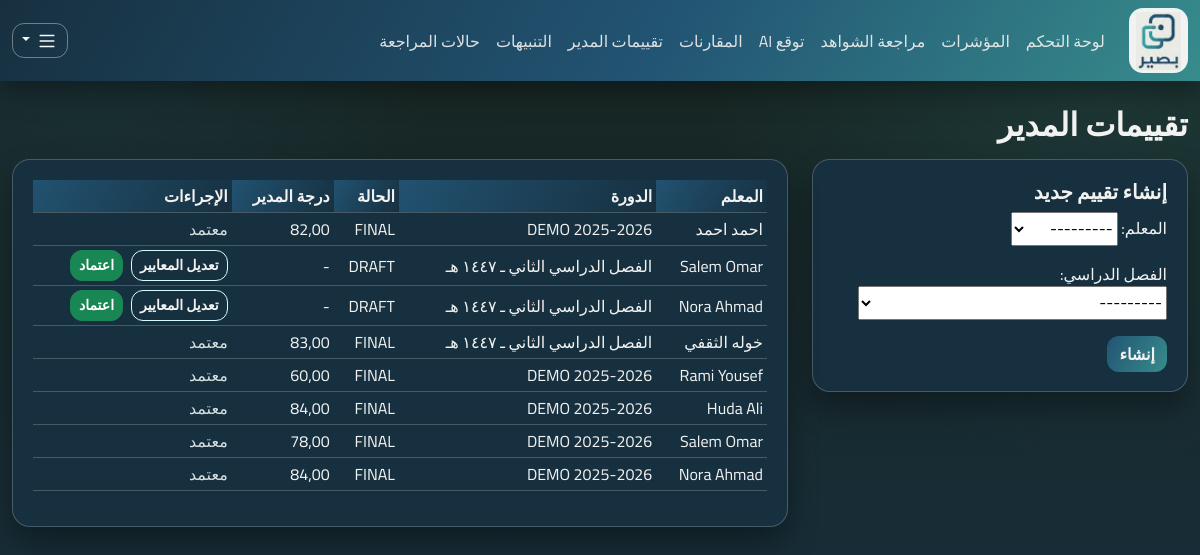
Page /evaluations/ (signed in) on the committed database.
### apps/evaluations/models.py (models this page shows)
class ManagerEvaluation(models.Model):
    class Status(models.TextChoices):
        DRAFT = "DRAFT", "Draft"
        FINAL = "FINAL", "Final"
    teacher = models.ForeignKey("teachers.Teacher", on_delete=models.CASCADE, related_name="evaluations")
    cycle = models.ForeignKey("cycles.EvaluationCycle", on_delete=models.CASCADE, related_name="evaluations")
    manager = models.ForeignKey("accounts.User", on_delete=models.PROTECT, related_name="manager_evaluations")
    status = models.CharField(max_length=12, choices=Status.choices, default=Status.DRAFT)
    finalized_at = models.DateTimeField(null=True, blank=True)
    created_at = models.DateTimeField(auto_now_add=True)
    class Meta:
        constraints = [
            models.UniqueConstraint(fields=["teacher", "cycle"], name="uq_eval_teacher_cycle"),
        ]
        indexes = [models.Index(fields=["cycle", "status"])]

class ScoreSummary(models.Model):
    evaluation = models.OneToOneField(ManagerEvaluation, on_delete=models.CASCADE, related_name="summary")
    manager_total_score = models.DecimalField(max_digits=5, decimal_places=2)
    rating_level = models.CharField(max_length=32)
    calculated_at = models.DateTimeField(auto_now=True)
    class Meta:
        constraints = [
            models.CheckConstraint(
                check=models.Q(manager_total_score__gte=0, manager_total_score__lte=100),
                name="ck_manager_total_0_100",
            ),
        ]

### apps/teachers/models.py (models this page shows)
class Teacher(models.Model):
    user = models.OneToOneField("accounts.User", on_delete=models.CASCADE, related_name="teacher_profile")
    school = models.ForeignKey("schools.School", on_delete=models.PROTECT, related_name="teachers")
    employee_id = models.CharField(max_length=50, unique=True)
    is_active = models.BooleanField(default=True)
    created_at = models.DateTimeField(auto_now_add=True)
    class Meta:
        indexes = [models.Index(fields=["school", "employee_id"])]
    def __str__(self) -> str:
        return self.user.get_full_name() or self.user.username

### apps/accounts/models.py (models this page shows)
class User(AbstractUser):
    class Role(models.TextChoices):
        TEACHER = "TEACHER", "Teacher"
        LEADER = "LEADER", "Leader"
        ADMIN = "ADMIN", "Admin"
    role = models.CharField(max_length=16, choices=Role.choices, default=Role.TEACHER)
    school = models.ForeignKey("schools.School", null=True, blank=True, on_delete=models.SET_NULL)
    class Meta:
        indexes = [models.Index(fields=["role", "school"])]

### apps/cycles/models.py (models this page shows)
class EvaluationCycle(models.Model):
    school = models.ForeignKey("schools.School", on_delete=models.CASCADE, related_name="cycles")
    name = models.CharField(max_length=100)
    start_date = models.DateField()
    end_date = models.DateField()
    is_active = models.BooleanField(default=True)
    created_at = models.DateTimeField(auto_now_add=True)
    class Meta:
        constraints = [
            models.UniqueConstraint(fields=["school", "name"], name="uq_cycle_school_name"),
            models.CheckConstraint(check=models.Q(end_date__gte=models.F("start_date")), name="ck_cycle_dates_order"),
        ]
        indexes = [models.Index(fields=["school", "is_active"])]
    def __str__(self) -> str:
        return f"{self.school.code}:{self.name}"

### apps/ui/views.py (the view)
# urls.py: path("evaluations/", views.evaluations_page, name="evaluations"),
@login_required
def evaluations_page(request: HttpRequest) -> HttpResponse:
    if not _require_roles(request.user, [User.Role.LEADER, User.Role.ADMIN]):
        messages.error(request, "إدارة التقييمات متاحة فقط للقادة أو المديرين.")
        return redirect("ui:dashboard")
    evaluations = (
        _by_role_queryset(request.user, ManagerEvaluation)
        .select_related("teacher", "teacher__user", "cycle", "manager")
        .prefetch_related("items__criterion", "summary")
        .order_by("-created_at")
    )
    if request.method == "POST":
        form = EvaluationCreateForm(request.POST, user=request.user)
        if form.is_valid():
            data = form.cleaned_data
            existing = ManagerEvaluation.objects.filter(teacher=data["teacher"], cycle=data["cycle"]).first()
            if existing:
                messages.info(request, "يوجد تقييم مسبق لهذا المعلم في نفس الفصل الدراسي. تم فتح التقييم الحالي.")
                if existing.status == ManagerEvaluation.Status.DRAFT:
                    return redirect("ui:evaluation-items", evaluation_id=existing.id)
                return redirect("ui:evaluations")
            evaluation = ManagerEvaluation.objects.create(
                teacher=data["teacher"],
                cycle=data["cycle"],
                manager=request.user,
            )
            messages.success(request, "تم إنشاء التقييم. أدخل درجات المعايير الـ 11.")
            return redirect("ui:evaluation-items", evaluation_id=evaluation.id)
    else:
        form = EvaluationCreateForm(user=request.user)
    return render(request, "ui/evaluations.html", {"form": form, "evaluations": evaluations})

### apps/ui/forms.py (shortened to what this page needs)
class EvaluationCreateForm(forms.ModelForm):
    class Meta:
        model = ManagerEvaluation
        fields = ["teacher", "cycle"]
        labels = {
            "teacher": "المعلم",
            "cycle": "الفصل الدراسي",
        }
    def __init__(self, *args, **kwargs):
        self.user = kwargs.pop("user")
        super().__init__(*args, **kwargs)
        teacher_qs = Teacher.objects.select_related("user", "school")
        cycle_qs = EvaluationCycle.objects.select_related("school")
        if self.user.role == self.user.Role.LEADER:
            teacher_qs = teacher_qs.filter(school=self.user.school)
            cycle_qs = cycle_qs.filter(school=self.user.school)
        self.fields["teacher"].queryset = teacher_qs
        self.fields["cycle"].queryset = cycle_qs

### apps/ui/views.py (called while the page is built)
def _by_role_queryset(user: User, model, teacher_lookup: str = "teacher"):
    qs = model.objects.all()
    if user.role == User.Role.ADMIN:
        return qs
    if user.role == User.Role.LEADER:
        return qs.filter(**{f"{teacher_lookup}__school": user.school})
    return qs.filter(**{f"{teacher_lookup}__user": user})

def _require_roles(user: User, allowed: list[str]) -> bool:
    return user.is_authenticated and user.role in allowed

### apps/ui/templates/ui/evaluations.html (shortened to what this page needs)
{% extends "ui/base.html" %}
{% block content %}
<h2 class="mb-3">تقييمات المدير</h2>
<div class="row g-4">
  <div class="col-lg-4">
    <div class="card">
      <div class="card-body">
        <h5>إنشاء تقييم جديد</h5>
        <form method="post">
          {{ form.as_p }}
          <button class="btn btn-primary" type="submit">إنشاء</button>
        </form>
      </div>
    </div>
  </div>
  <div class="col-lg-8">
    <div class="card">
      <div class="card-body">
        <div class="table-responsive">
          <table class="table table-sm align-middle">
            <thead><tr><th>المعلم</th><th>الدورة</th><th>الحالة</th><th>درجة المدير</th><th>الإجراءات</th></tr></thead>
            <tbody>
            {% for e in evaluations %}
              <tr>
                <td>{{ e.teacher }}</td>
                <td>{{ e.cycle.name }}</td>
                <td>{{ e.status }}</td>
                <td>{% if e.summary %}{{ e.summary.manager_total_score }}{% else %}-{% endif %}</td>
                <td class="d-flex gap-2">
                  {% if e.status == 'DRAFT' %}
                    <a class="btn btn-outline-primary btn-sm" href="{% url 'ui:evaluation-items' e.id %}">تعديل المعايير</a>
                    <form method="post" action="{% url 'ui:evaluation-finalize' e.id %}">
                      <button class="btn btn-success btn-sm" type="submit">اعتماد</button>
                    </form>
                  {% else %}
                    <span class="text-muted">معتمد</span>
                  {% endif %}
                </td>
              </tr>
            {% empty %}
              <tr><td colspan="5" class="text-muted">لا توجد تقييمات حتى الآن.</td></tr>
            {% endfor %}
            </tbody>
          </table>
        </div>
      </div>
    </div>
  </div>
</div>
{% endblock %}

### apps/ui/templates/ui/base.html (style rules this page uses)
:root { --brand-primary: #225473; --brand-deep: #173040; --brand-accent: #378C8C; --accent-warm: #FFEDD4; --accent-cool: #D4FBFF; --bg-main: #182621; --text-main: #F2F2F0; --text-muted: #D6E1DF; --surface: #173040; --surface-soft: #225473; --line: rgba(242, 242, 240, 0.22); --shadow: 0 16px 30px rgba(0, 0, 0, 0.34); }
body { font-family: "Cairo", sans-serif; color: var(--text-main); background: radial-gradient(circle at 92% 8%, rgba(55, 140, 140, 0.16), transparent 30%), radial-gradient(circle at 8% 4%, rgba(34, 84, 115, 0.2), transparent 25%), linear-gradient(180deg, #182621 0%, #173040 100%); min-height: 100vh; }
h1, h2, h3, h4, h5, h6 { font-weight: 700; color: var(--text-main); }
.card { border: 1px solid var(--line); border-radius: 18px; box-shadow: var(--shadow); background: var(--surface); }
.card .card-body { padding: 1.2rem 1.25rem; }
.table { --bs-table-bg: transparent; --bs-table-border-color: var(--line); color: var(--text-main); }
.table thead th { background: linear-gradient(120deg, rgba(34, 84, 115, 0.95), rgba(23, 48, 64, 0.95)); color: var(--text-main); border-bottom-width: 1px; font-weight: 700; }
.table td, .table th, .form-label, .navbar-text, p, li { color: var(--text-main); }
.btn { border-radius: 12px; font-weight: 700; box-shadow: none; }
.btn-primary { border: none; color: #F2F2F0; background: linear-gradient(120deg, #225473, #378C8C); }
.btn-outline-primary { border-color: var(--accent-cool); color: #F2F2F0; }
.text-muted { color: var(--text-muted) !important; }
a { color: var(--accent-cool); }

### rows in the picture
ManagerEvaluation: teacher "احمد احمد", cycle.name "DEMO 2025-2026", status "FINAL", summary.manager_total_score "82,00", shows "معتمد"
ManagerEvaluation: teacher "Salem Omar", cycle.name "الفصل الدراسي الثاني ـ ١٤٤٧ هـ", status "DRAFT", shows "تعديل المعايير"
ManagerEvaluation: teacher "Nora Ahmad", cycle.name "الفصل الدراسي الثاني ـ ١٤٤٧ هـ", status "DRAFT", shows "تعديل المعايير"
ManagerEvaluation: teacher "خوله الثقفي", cycle.name "الفصل الدراسي الثاني ـ ١٤٤٧ هـ", status "FINAL", summary.manager_total_score "83,00", shows "معتمد"
ManagerEvaluation: teacher "Rami Yousef", cycle.name "DEMO 2025-2026", status "FINAL", summary.manager_total_score "60,00", shows "معتمد"
ManagerEvaluation: teacher "Huda Ali", cycle.name "DEMO 2025-2026", status "FINAL", summary.manager_total_score "84,00", shows "معتمد"
ManagerEvaluation: teacher "Salem Omar", cycle.name "DEMO 2025-2026", status "FINAL", summary.manager_total_score "78,00", shows "معتمد"
ManagerEvaluation: teacher "Nora Ahmad", cycle.name "DEMO 2025-2026", status "FINAL", summary.manager_total_score "84,00", shows "معتمد"
